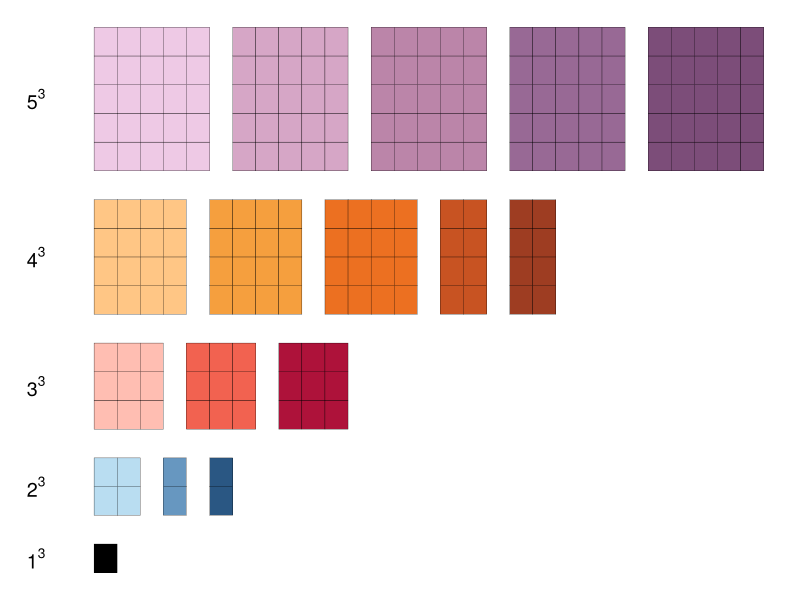
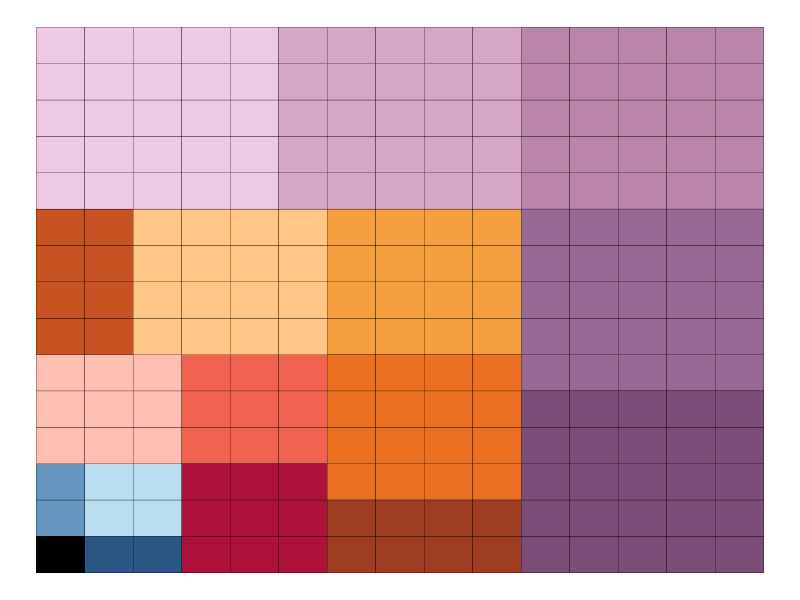

These figures' R source, in order: (Note: this script raises an error after producing the figures.)
#'---
#'title: "Proof Without Words with gganimate: Sum of Cubes"
#'author: "notesofdabbler"
#'date: Apr 26, 2020
#'output: html_document
#'---
#'
#' The site [AoPS Online](https://artofproblemsolving.com/wiki/index.php/Proofs_without_words) has
#' several examples that have illustrations to show proofs without words for several mathematical theorems and identities.
#' Here I used [gganimate](https://gganimate.com/index.html) to create the illustration for the following result (using the approach in [AoPS Online](https://artofproblemsolving.com/wiki/index.php/Proofs_without_words))
#' $$ 1^3 + 2^3 + 3^3 + \ldots + n^3 = (1 + 2 + \ldots + n)^2 $$
#' 
#' 

#+ setup, include=FALSE
knitr::opts_chunk$set(message = FALSE, warning = FALSE)

#+
library(ggplot2)
library(gganimate)
library(ggthemes)
library(dplyr)
library(transformr)

#' I created a function to generate block representation of $i^3$
#+
get_blocks = function(i, palname = "Blue") {
  
  if(i %% 2 == 1) {
    col_list = tableau_seq_gradient_pal(palname)(seq(0, 1, length = i))
  } else {
    col_list = tableau_seq_gradient_pal(palname)(seq(0, 1, length = i + 1))
  }
  
  dfL = list()
  for (j in 1:(i-1)) {
    x = expand.grid(x = (j - 1) * (i + 1) + seq(1, i), y = i * (i - 1)/2 + (i - 1) + seq(1, i))
    dfL[[j]] = x %>% mutate(state = paste0(i, "_", j), bcol = col_list[j])
  }
  if (i %% 2 == 0) {
    x = expand.grid(x = (i - 1) * (i + 1) + seq(1, i/2), y = i * (i - 1)/2 + (i - 1) + seq(1, i))
    dfL[[i]] = x %>% mutate(state = paste0(i, "_", i), bcol = col_list[i])
    x = expand.grid(x = (i - 1) * (i + 1) + i/2 + 1 + seq(1, i/2), y = i * (i - 1)/2 + (i - 1) + seq(1, i))
    dfL[[i + 1]] = x %>% mutate(state = paste0(i, "_", (i + 1)), bcol = col_list[i + 1])
  } else {
    x = expand.grid(x = (i - 1) * (i + 1) + seq(1, i), y = i * (i - 1)/2 + (i - 1) + seq(1, i))
    dfL[[i]] = x %>% mutate(state = paste0(i, "_", i), bcol = col_list[i])
  }
  for(j in 1:length(dfL)) {

    nr = nrow(dfL[[j]])
    yavg = mean(dfL[[j]]$y)
    if (j == 1) {
      dfL[[j]] = dfL[[j]] %>% mutate(lbl = c(paste0(i, "^3"), rep(NA, nr - 1)),
                                     xt = c(-2, rep(NA, nr - 1)),
                                     yt = c(yavg, rep(NA, nr - 1)))
    } else {
      dfL[[j]] = dfL[[j]] %>% mutate(lbl = rep(NA, nr),
                                     xt = rep(NA, nr),
                                     yt = rep(NA, nr))
      
    }
  }
  return(dfL)
}

#' A static plot of blocks generate for $1^3, 2^3, 3^3, 4^3, 5^3$ is shown below
#+
df_base = tibble(x = 1, y = 1, bcol = "black", xt = -2, yt = 1, lbl = "1^3")

df = bind_rows(df_base, get_blocks(2, "Blue"), 
               get_blocks(3, "Red"), 
               get_blocks(4, "Orange"), 
               get_blocks(5, "Purple"))

p = ggplot(df) + geom_tile(aes(x = x, y = y, fill = bcol), color = "black") +
  scale_fill_identity() + 
  geom_text(aes(x = xt, y = yt, label = lbl), fontface = "bold", size = 5, parse = TRUE) +
  theme_void()
p

#' The blocks generate for $i^3$ can be rearranged in an alternate manner (which helps to show the identity). I
#' created a function to take the blocks generated for $i^3$ and rearrange them
#+
get_shifted_blocks = function(blocks) {
  
  dfL = blocks
  i = sqrt(nrow(dfL[[1]]))
  
  dfaL = list()
  
  if (i %% 2 == 1) {
    for (j in 1:i) {
      k = (i - 1)/2 + 1
      if(j <= k) {
        tmp = dfL[[j]]
        tmp = tmp %>% mutate(x = x - (j - 1), y = y - (i - 1))
        dfaL[[j]] = tmp
      } else {
        tmp = dfaL[[k]]
        pickcol = dfL[[j]]$bcol[1]
        tmp = tmp %>% mutate(y = y - i * (j - k), bcol = pickcol)
        dfaL[[j]] = tmp
      }
    }
  } else {
    tmp = dfL[[i]]
    tmp = tmp %>% mutate(x = x - (i + 1) * (i - 1), y = y - (i - 1))
    dfaL[[1]] = tmp
    for (j in 1:(i - 1)) {
      if (j <= i / 2) {
        tmp = dfL[[j]]
        tmp = tmp %>% mutate(x = x - (j - 1) + i/2, y = y - (i - 1))
        dfaL[[j + 1]] = tmp
      } else {
        tmp = dfaL[[i/2 + 1]]
        pickcol = dfL[[j]]$bcol[1]
        tmp = tmp %>% mutate(y = y - i * (j - i/2), bcol = pickcol)
        dfaL[[j + 1]] = tmp
      }
    }
    tmp = dfL[[i + 1]]
    pickcol = tmp$bcol[1]
    xseq = seq(i * (i/2 - 1) + i/2 + 1, i * (i + 1)/2)
    tmp2 = tibble(x = rep(xseq, i/2), 
               y = rep(seq(1, i/2), each = length(xseq)), type = paste0(i,"_", (i + 1)))
    tmp2 = tmp2 %>% mutate(bcol = pickcol)
    dfaL[[i + 1]] = tmp2
  }
  
  return(dfaL)
  
}

#' A static plot of rearragend blocks generated for $1^3, 2^3, 3^3, 4^3, 5^3$ is shown below
#+
df = bind_rows(tibble(x = 1, y = 1, bcol = "black"), get_shifted_blocks(get_blocks(2, "Blue")), 
               get_shifted_blocks(get_blocks(3, "Red")),
               get_shifted_blocks(get_blocks(4, "Orange")),
               get_shifted_blocks(get_blocks(5, "Purple")),
               )

p = ggplot(df) + geom_tile(aes(x = x, y = y, fill = bcol), color = "black") +
  scale_fill_identity() + theme_void()
p

#' To enable an animation to, I created a sequence of dataframes where
#' each state rearranges blocks for a particular $i^3$
#' 
#+
df1 = bind_rows(df_base, get_blocks(2, "Blue"), 
               get_blocks(3, "Red"), 
               get_blocks(4, "Orange"), 
               get_blocks(5, "Purple")) %>% mutate(state = 1)
df2 = bind_rows(df_base, get_shifted_blocks(get_blocks(2, "Blue")), 
                get_blocks(3, "Red"), 
                get_blocks(4, "Orange"), 
                get_blocks(5, "Purple")) %>% mutate(state = 2)
df3 = bind_rows(df_base, get_shifted_blocks(get_blocks(2, "Blue")), 
                get_shifted_blocks(get_blocks(3, "Red")), 
                get_blocks(4, "Orange"), 
                get_blocks(5, "Purple")) %>% mutate(state = 3)
df4 = bind_rows(df_base, get_shifted_blocks(get_blocks(2, "Blue")), 
                get_shifted_blocks(get_blocks(3, "Red")), 
                get_shifted_blocks(get_blocks(4, "Orange")), 
                get_blocks(5, "Purple")) %>% mutate(state = 4)
df5 = bind_rows(df_base, get_shifted_blocks(get_blocks(2, "Blue")), 
                get_shifted_blocks(get_blocks(3, "Red")), 
                get_shifted_blocks(get_blocks(4, "Orange")), 
                get_shifted_blocks(get_blocks(5, "Purple"))) %>% mutate(state = 5)

df_all = bind_rows(df1, df2, df3, df4, df5)

p = ggplot(df_all) + geom_tile(aes(x = x, y = y, fill = bcol), color = "black") +
  scale_fill_identity() + 
  geom_text(aes(x = xt, y = yt, label = lbl), fontface = "bold", size = 5, parse = TRUE) +
  theme_void()


anim = p + transition_states(state, transition_length = 1, state_length = 2)
animate(anim, renderer = gifski_renderer("figures/sum_of_cubes.gif"))

#+
sessionInfo()
